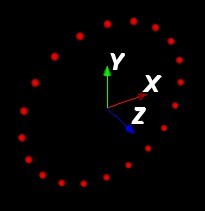

This chart was generated by the following Python code:
# Create some (x,y,z) points on the outer ring and display sphere "glyphs" there
import math         # this will let us use the sin and cos functions, etc.
from vtk import *   # this will let us use some graphics objects
from array import *


ninetyDegRad = math.pi / 2.0   # 90 degs (in radians)
thetaStart = -ninetyDegRad     # we want to start at the bottom
thetaStop  = ninetyDegRad * 3  # stop at bottom
numPts = 21     # number of points we want to display
thetaDelta = (thetaStop - thetaStart) / (numPts-1)

c1 = array('f',[])    # we will store pts in an array
c1pts = vtkPoints()   # the 'pts' object will hold all our points (x,y,z)
theta = thetaStart
z = 0.0
R = 280
# Note: a "block" of code in Python, e.g. a 'for' loop, must be indented
for i in range(0, numPts):  # explain 'range' (0,1,...,numPts-1)
    x = R*math.cos(theta)  # Notice we use the namespace "math" due to our import
    y = R*math.sin(theta)
    print i,x,y,z
    c1.append(x)
    c1.append(y)
    c1.append(z)
    c1pts.InsertPoint(i, x, y, z)
    theta = theta + thetaDelta

# The following section will create spherical glyphs at the points
c1pd = vtkPolyData()
c1pd.SetPoints(c1pts)

# Use sphere as glyph source.
spheres = vtkSphereSource()
spheres.SetRadius(12.)
spheres.SetPhiResolution(10)
spheres.SetThetaResolution(10)

c1g = vtkGlyph3D()
c1g.SetInput(c1pd)
c1g.SetSource(spheres.GetOutput())

c1gm = vtkPolyDataMapper()
c1gm.SetInputConnection(c1g.GetOutputPort())

c1ga = vtkActor()
c1ga.SetMapper(c1gm)
c1ga.GetProperty().SetColor(1.0, 0.0, 0.0)  # set (red,green,blue) colors

#-------------
# Display the 3D axes too
aa = vtkAxesActor()
alen = 150
aa.SetTotalLength(alen,alen,alen)

#-------------
# Now create the RenderWindow, Renderer and Interactor
ren = vtk.vtkRenderer()
renWin = vtk.vtkRenderWindow()
renWin.AddRenderer(ren)

iren = vtk.vtkRenderWindowInteractor()
iren.SetRenderWindow(renWin)

#-------------
# Add the actors
ren.AddActor(c1ga)
ren.AddActor(aa)

renWin.SetSize(300, 300)

iren.Initialize()
renWin.Render()
iren.Start()
